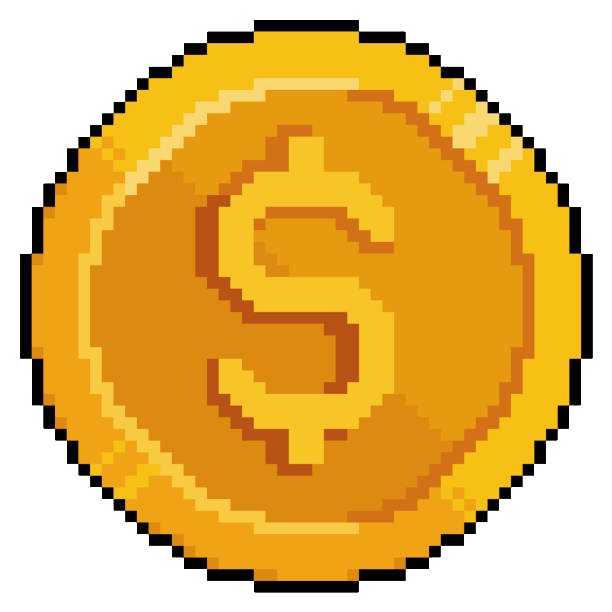
#> input picture src/assets/img/goldcoin.png, 612 x 612 px, found by its file name
$ python create_spinning_animation.py
#> lines starting #> are read from the running program, lines starting #| are printed output that depends on the picture
from PIL import Image, ImageDraw, ImageOps
import os
import random
import time
import math

def create_spinning_top_animation(input_image_path, output_folder="frames", num_frames=36, frame_rate=24):
    # Load the coin image
#> called with input_image_path = './src/assets/img/goldcoin.png', output_folder = './frames/1795246449_d82c07cd', num_frames = 36, frame_rate = 24
    coin_image = Image.open(input_image_path)
#> coin_image is the input picture: PIL image 612x612 RGBA; mean R, G, B, A 145.7, 100.9, 15.8, 172.1
    coin_width, coin_height = coin_image.size
#> coin_width = 612; coin_height = 612

    # Create output folder if it doesn't exist
    os.makedirs(output_folder, exist_ok=True)

    # Calculate rotation step for a full rotation
    rotation_step = 360 / num_frames

    # Generate a series of rotated images for the spinning top effect
    for frame in range(num_frames):
        rotated_image = create_spinning_top_image(coin_image, frame * rotation_step)
        rotated_image.save(os.path.join(output_folder, f"frame_{frame:03d}.png"))
#> this loop made 36 passes
#> pass 2, in create_spinning_top_image (call 2), `sheared_image = coin_image.transform( coin_image.size, Image.AFFINE, (..`:
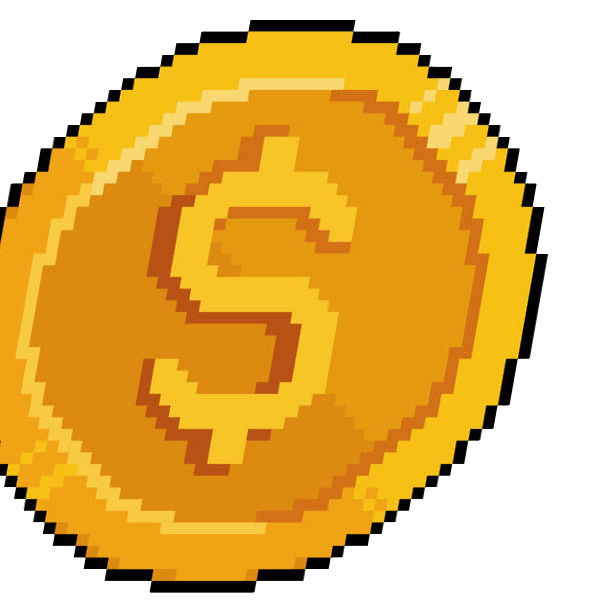
#> sheared_image: PIL image 612x612 RGBA; mean R, G, B, A 143, 99.1, 15.5, 167.3; transparent parts drawn white
#> after the loop:
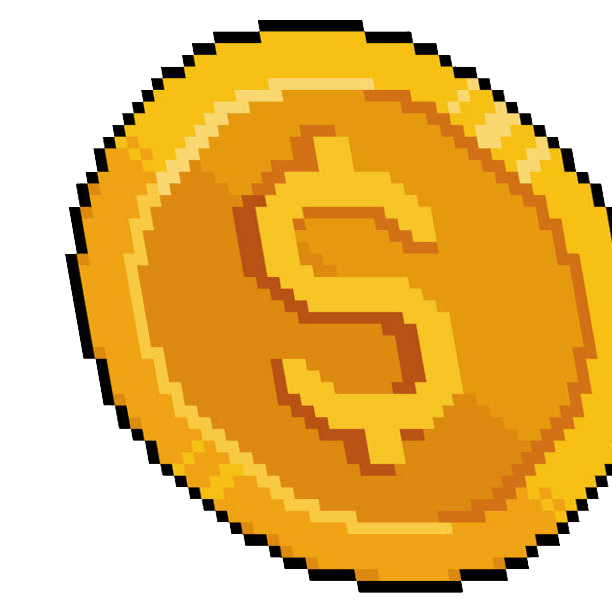
#> rotated_image: PIL image 612x612 RGBA; mean R, G, B, A 230.5, 186.3, 103.1, 167.1; transparent parts drawn white

    print(f"Spinning top animation frames saved in '{output_folder}'")
#| Spinning top animation frames saved in './frames/1795246449_d82c07cd'

    # Optional: Convert frames to a video using FFMPEG
    convert_to_video(output_folder, frame_rate)

def create_spinning_top_image(coin_image, angle):
    # Create a blank image to draw the spinning top
    spinning_top_image = Image.new("RGBA", coin_image.size, (255, 255, 255, 0))

    # Apply rotation using shearing
    sheared_image = coin_image.transform(
        coin_image.size,
        Image.AFFINE,
        (
            1, math.tan(math.radians(angle)), 0,  # x shear
            0, 1, 0  # y shear
        ),
        Image.BICUBIC
    )

    # Center the sheared coin on the blank image
    offset_x = (spinning_top_image.width - sheared_image.width) // 2
    offset_y = (spinning_top_image.height - sheared_image.height) // 2
    spinning_top_image.paste(sheared_image, (offset_x, offset_y), sheared_image)

    return spinning_top_image

def convert_to_video(frames_folder, frame_rate=24, output_video="output.mp4"):
    # Use FFMPEG to convert frames to video
    ffmpeg_command = (
        f'ffmpeg -framerate {frame_rate} -i "{os.path.join(frames_folder, "frame_%03d.png")}"'
        f' -c:v libx264 -r {frame_rate} -pix_fmt yuv420p "{output_video}"'
    )
    os.system(ffmpeg_command)
    print(f"Spinning top animation video saved as '{output_video}' to {frames_folder}")

if __name__ == "__main__":
    # Specify the input image path
    input_image_path = "./src/assets/img/goldcoin.png"

    # Specify the output folder for frames
    folder = f'{int(time.time())}_{random.getrandbits(32):06x}'
    output_folder = f"./frames/{folder}"

    # Specify the number of frames for a full rotation
    num_frames = 36

    # Specify the frame rate for the video (frames per second)
    frame_rate = 24

    # Create spinning top animation
    create_spinning_top_animation(input_image_path, output_folder, num_frames, frame_rate)
